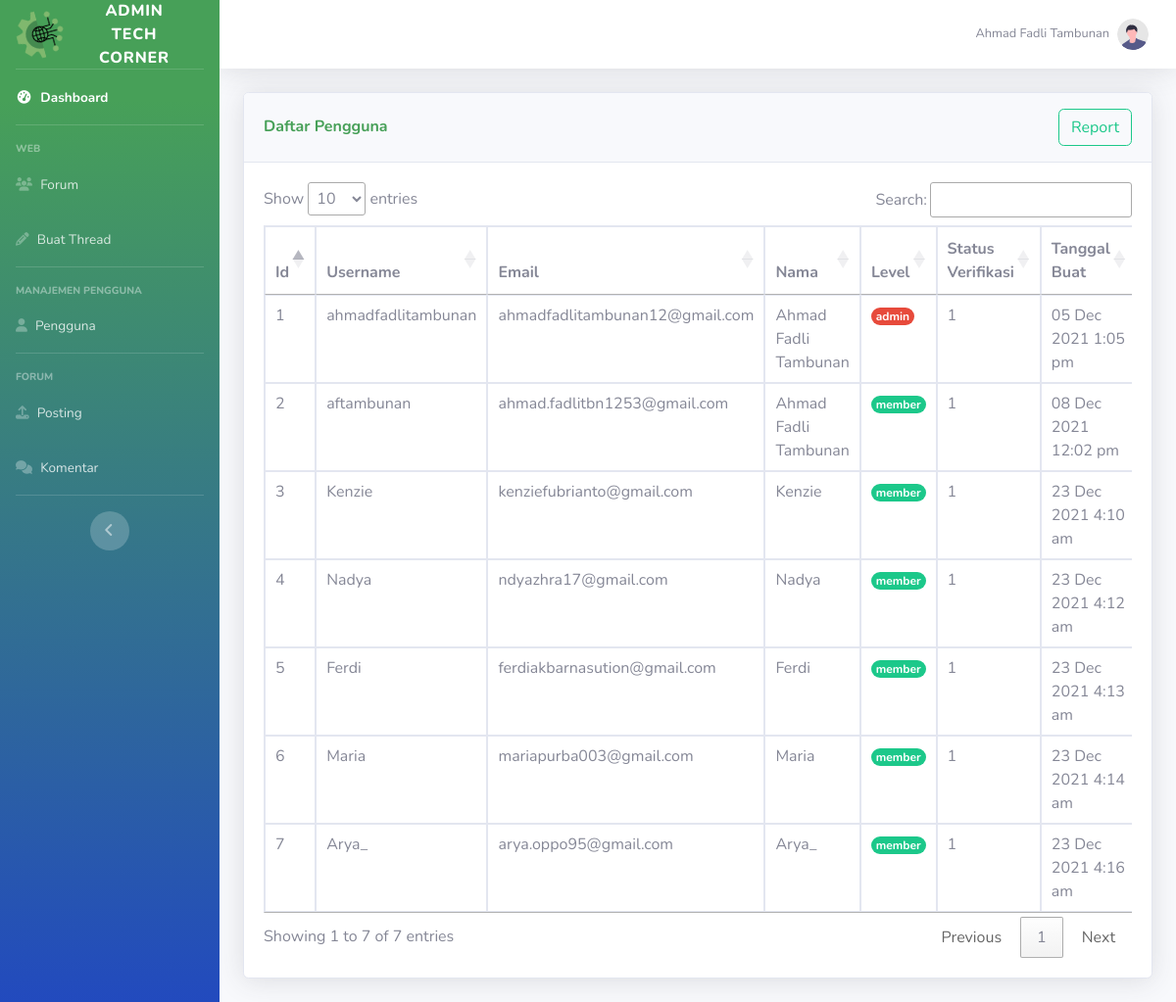
The page /admin/users.php (signed in) on the database its author committed.
### tables this page shows
CREATE TABLE `users` (
  `id_user` int(11) NOT NULL,
  `username` varchar(50) NOT NULL,
  `email` varchar(100) NOT NULL,
  `password` varchar(100) NOT NULL,
  `name` varchar(100) NOT NULL,
  `foto` varchar(50) NOT NULL,
  `level` varchar(20) NOT NULL,
  `vkey` varchar(200) NOT NULL,
  `verified` enum('0','1') NOT NULL DEFAULT '0' COMMENT '0 = not verified\r\n1 = verified\r\n',
  `created_at` timestamp(6) NOT NULL DEFAULT current_timestamp(6)
);

### admin/users.php (the view, shortened to what this page needs)
<?php
include("layout/header.php");
include("../forum/funct/function.php");
?>
<div class="container-fluid">
    <div class="row">
        <div class="col-xl-12 col-lg-12">
            <div class="card shadow mb-4">
                <div class="card-header py-3 d-flex flex-row align-items-center justify-content-between">
                    <h6 class="m-0 font-weight-bold text-primary">Daftar Pengguna</h6>
                    <div>
                        <form method="POST" onsubmit="return confirm ('Download Pdf Daftar User?')" action="pdf.php">
                            <button type='submit' name='btndel' class='btn btn-outline-success'>Report</button>
                            </form>
                    </div>
                </div>
                <div class="card-body">
                    <?php
                    $query = "SELECT * FROM users";
                    $result = mysqli_query($conn, $query);
                    ?>
                    <div class="table-responsive">
                        <table class='table table-bordered' id="adminTable">
                            <thead>
                                <tr>
                                    <th>Id</th>
                                    <th>Username</th>
                                    <th>Email</th>
                                    <th>Nama</th>
                                    <th>Level</th>
                                    <th>Status Verifikasi</th>
                                    <th>Tanggal Buat</th>
                                </tr>
                            </thead>
                            <tbody>
                                <?php foreach ($result as $data) : ?>
                                    <tr>
                                        <td><?= $data['id_user']; ?></td>
                                        <td><?= $data['username']; ?></td>
                                        <td><?= $data['email']; ?></td>
                                        <td><?= $data['name']; ?></td>
                                        <td>
                                            <?php
                                            switch ($data['level']) {
                                                case 'admin':
                                                    $badge = 'danger';
                                                    break;
                                                default:
                                                    $badge = 'success';
                                                    break;
                                            }
                                            ?>
                                            <div class="badge bg-<?= $badge; ?> text-white rounded-pill">
                                                <?= $data['level']; ?>
                                            </div>
                                        </td>
                                        <td><?= $data['verified']; ?></td>
                                        <td><?= date('d M Y g:i a', strtotime($data['created_at'])); ?></td>
                                    </tr>
                                <?php endforeach; ?>
                            </tbody>
                        </table>
                    </div>
                </div>
            </div>
        </div>
    </div>
</div>
<?php
include("layout/footer.php");
?>

### rows shown on the page
users: id_user "1", username "ahmadfadlitambunan", email "ahmadfadlitambunan12@gmail.com", name "Ahmad Fadli Tambunan", level "admin", verified "1", created_at "05 Dec 2021 1:05 pm"
users: id_user "2", username "aftambunan", email "ahmad.fadlitbn1253@gmail.com", name "Ahmad Fadli Tambunan", level "member", verified "1", created_at "08 Dec 2021 12:02 pm"
users: id_user "3", username "Kenzie", email "kenziefubrianto@gmail.com", name "Kenzie", level "member", verified "1", created_at "23 Dec 2021 4:10 am"
users: id_user "4", username "Nadya", email "ndyazhra17@gmail.com", name "Nadya", level "member", verified "1", created_at "23 Dec 2021 4:12 am"
users: id_user "5", username "Ferdi", email "ferdiakbarnasution@gmail.com", name "Ferdi", level "member", verified "1", created_at "23 Dec 2021 4:13 am"
users: id_user "6", username "Maria", email "mariapurba003@gmail.com", name "Maria", level "member", verified "1", created_at "23 Dec 2021 4:14 am"
users: id_user "7", username "Arya_", email "arya.oppo95@gmail.com", name "Arya_", level "member", verified "1", created_at "23 Dec 2021 4:16 am"

### other values the page prints
$_SESSION["name"] "Ahmad Fadli Tambunan"
